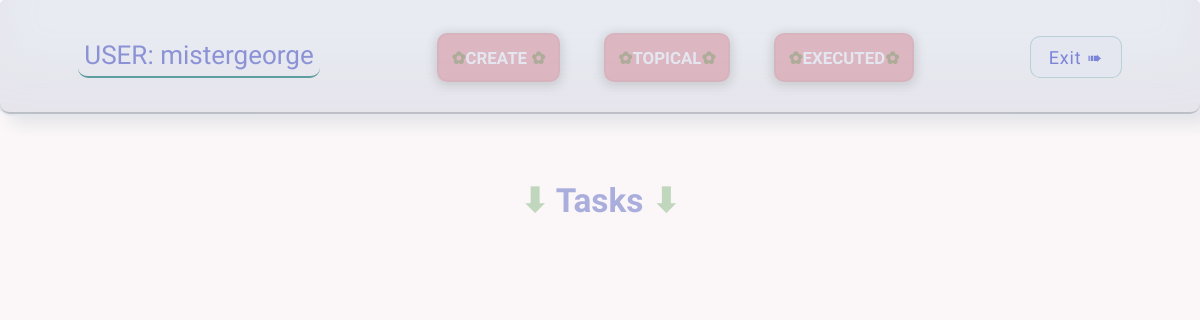
The app's page /todo/current/ (signed in), older data.
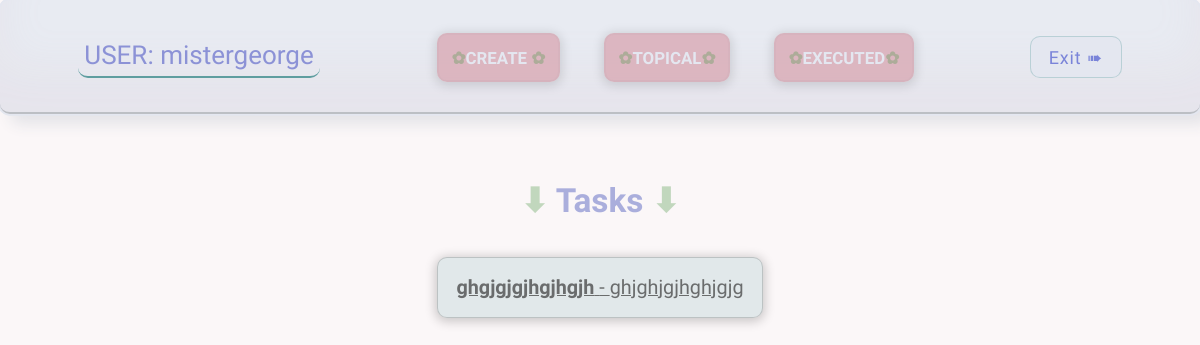
The same page, newer data.
### todo/models.py (models this page shows, shortened)
class Todo(models.Model):
    title = models.CharField(max_length=100)
    memo = models.TextField(blank=True)
    created = models.DateTimeField(auto_now_add=True)
    date_completed = models.DateTimeField(blank=True, null=True)
    important = models.BooleanField(default=False)
    user = models.ForeignKey(User, on_delete=models.CASCADE)

### todo/views.py (the view)
# urls.py: path('current/', views.currenttodos, name='currenttodos'),
def currenttodos(request):
    todos = Todo.objects.filter(user=request.user, date_completed__isnull=True)
    return render(request, 'todo/currenttodos.html', {'todos': todos})

### todo/templates/todo/currenttodos.html (shortened to what this page needs)
{% extends 'todo/home.html' %}
{% block content %}
<h1 style="transform: translateY(-100%); transition: ease-in-out 1s"> <span class="flower">&#11015</span> Tasks <span class="flower">&#11015</span></h1>
<ul style="transform: translateY(100%); transition: ease-in-out 1s">
    {% for todo in todos  %}
    <li>
        <a href="{% url 'viewtodo' todo.id %}">
            {% if todo.important %}
            <b>{{ todo.title }}</b>
            {% else %}
            {{ todo.title }}
            {% endif %}
            {% if todo.memo %}
            - {{ todo.memo }}
            {% endif %}
        </a>
    </li>
    {% endfor %}
</ul>
{% endblock %}

Row changes from the older to the newer data that the page shows:
added Todo: title "ghgjgjgjhgjhgjh", memo "ghjghjgjhghjgjg"
